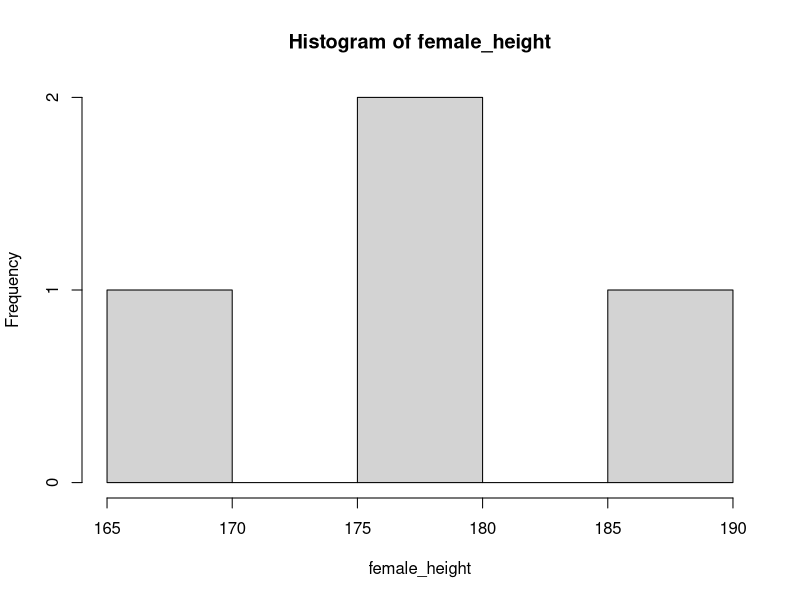
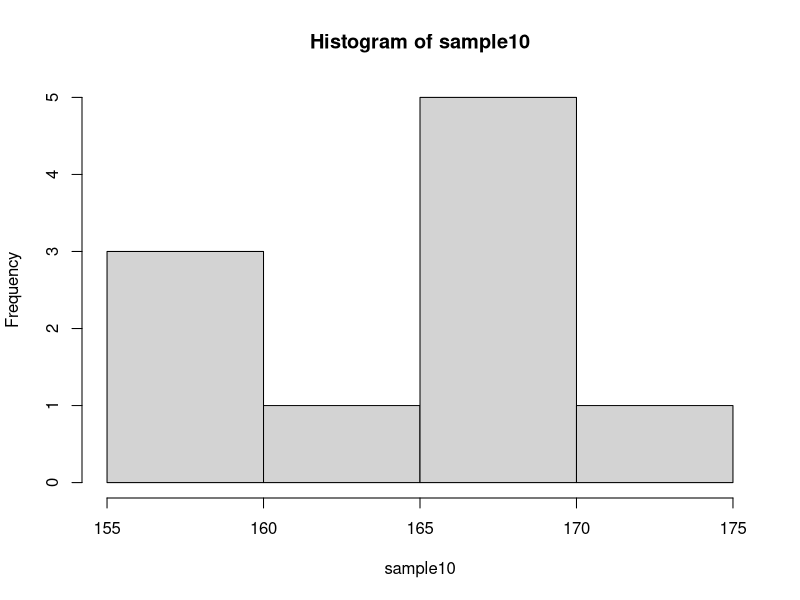
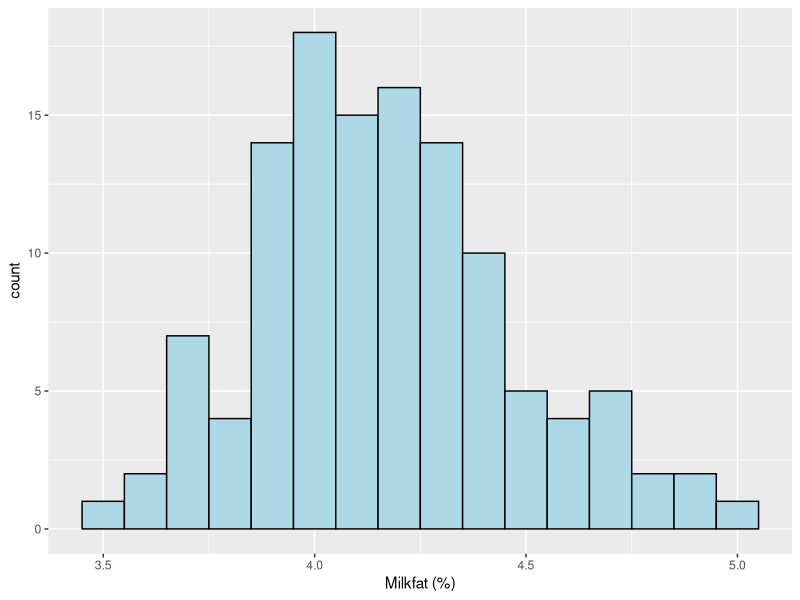
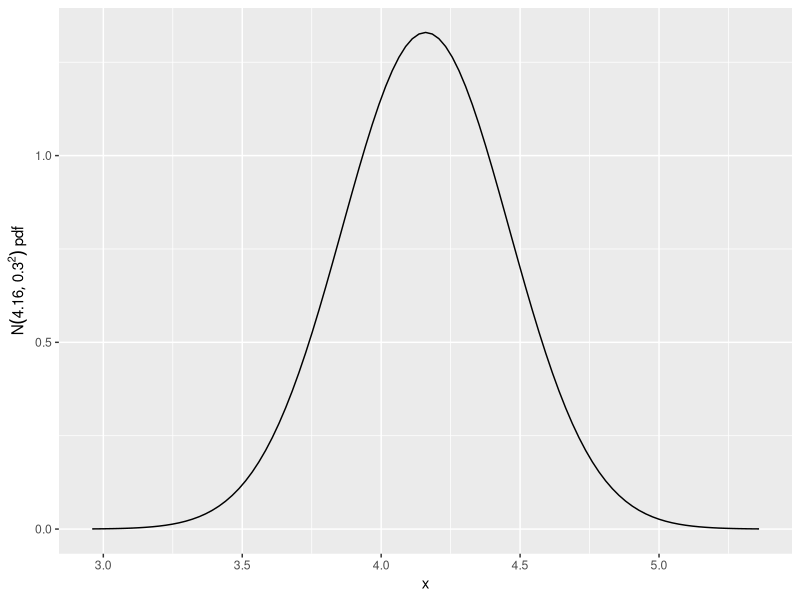
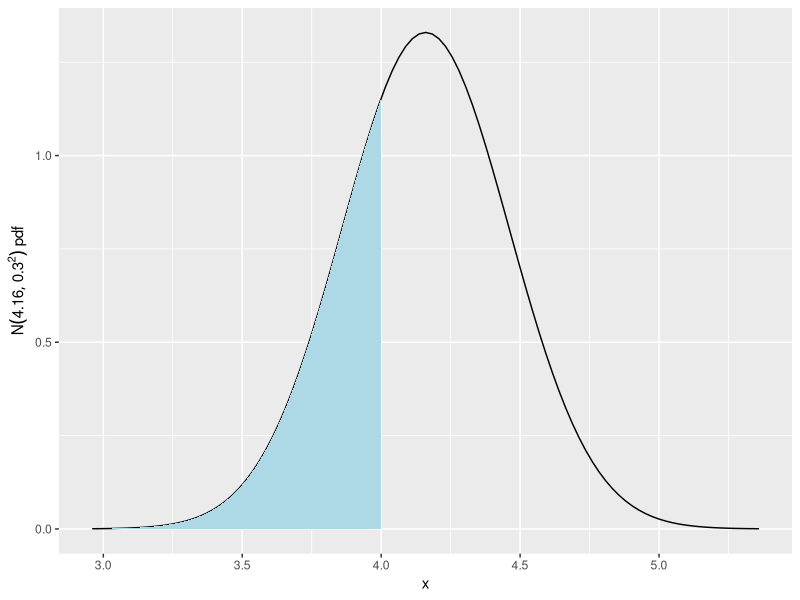

These charts were generated, in order, by the following R code:
## ---- chunk 1
knitr::opts_chunk$set(echo = TRUE)
## ---- chunk 2
female_height <- c(176, 180, 187, 168)
male_height <- c(175, 183, 163, 190)
## ---- chunk 3
f_mean <- mean(female_height)
f_sd <- sd(female_height)
hist(female_height) 
## ---- chunk 4
set.seed(1) # means that we all generate the same set of random numbers so we can compare
sample10 = rnorm(10,163.9,6.6) #generates a random sample of size 10 from N(163.9,6.6^2)
sample10 # prints the 10 simulated values (you may not want this with the 10K simulations!!)
mean(sample10)
sd(sample10)
hist(sample10)
## ---- chunk 5
1-pnorm(180,163.9,6.6) ## actual p
length(which(sample10>=180))/10 ## simulated p for sample size 10
## ---- chunk 6
library(readxl)
milkfat <- read_excel("data/ENVX1002_Data4.xlsx", sheet = "Milkfat")
## ---- chunk 7
mean(milkfat$Milkfat)
## ---- chunk 8
require(ggplot2)
ggplot(milkfat, aes(x=Milkfat)) +  
  geom_histogram(binwidth = 0.1, fill="lightblue", color="black") +
  xlab("Milkfat (%)") 
## ---- chunk 9
s=sort(milkfat$Milkfat) # Sorts the data
s # Look at the sorted data
length(s[s>=5.5]) # Counts how many are >= 5.5
## ---- chunk 10
## Your turn
## ---- chunk 11
library(ggplot2)
ggplot(data.frame(x = c(4.16-4*0.3, 4.16+4*0.3)), aes(x = x)) +
  stat_function(fun = dnorm, args = list(mean = 4.16, sd=0.30)) +
  xlab("x") +
  ylab(expression(N(4.16,0.30^2)~pdf))
## ---- chunk 12
ggplot(data.frame(x = c(4.16-4*0.3, 4.16+4*0.3)), aes(x = x)) +
  stat_function(fun = dnorm, args = list(mean = 4.16, sd=0.30)) +
  stat_function(fun = dnorm, args = list(mean = 4.16, sd=0.30)
    , xlim = c(4.16-4*0.3, 4), geom = "area", fill = "lightblue") +
  xlab("x") +
  ylab(expression(N(4.16,0.30^2)~pdf))
## ---- chunk 13
pnorm(4,4.16,0.30)
